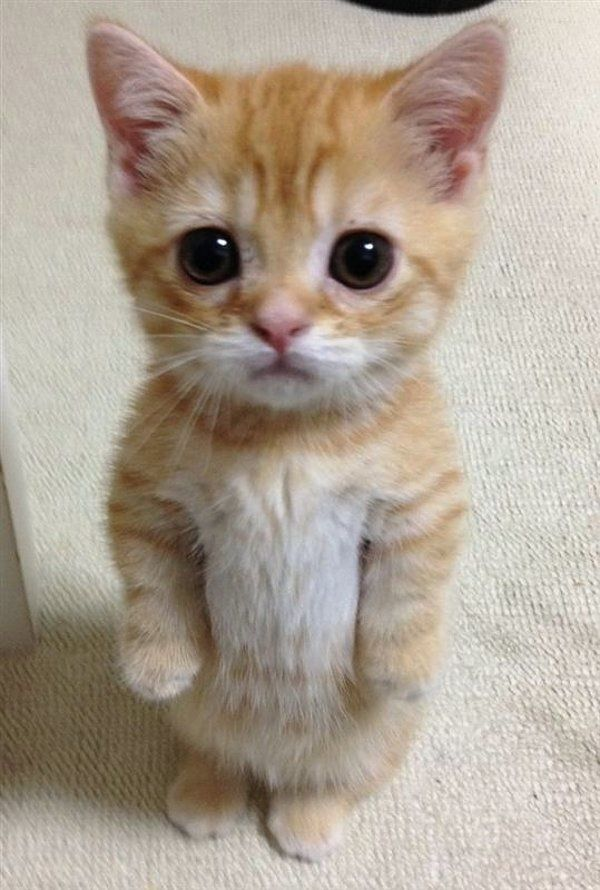
#> input picture images/cute_cat.jpg, 600 x 890 px
$ python opencv_example.py
#> lines starting #> are read from the running program, lines starting #| are printed output that depends on the picture
import numpy as np
import cv2

# [48 lines of commented-out code are left out]
img = cv2.imread('../images/cute_cat.jpg')
#> img is the input picture: shape (890, 600, 3); mean B, G, R 148.1, 162.1, 174.1
img = cv2.resize(img, (0, 0), fx=0.5, fy=0.5)
#> img: shape (445, 300, 3)
K = np.array([
    [0,-1,0],
    [-1,5,-1],
    [0,-1,0]
])

convolved = cv2.filter2D(img, -1, K)
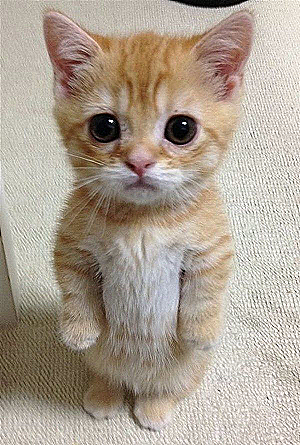
#> convolved: shape (445, 300, 3); mean B, G, R 148, 161.7, 173.7

cv2.imshow('original', img)
cv2.imshow('convolved', convolved)

cv2.waitKey(0)
cv2.destroyAllWindows()
